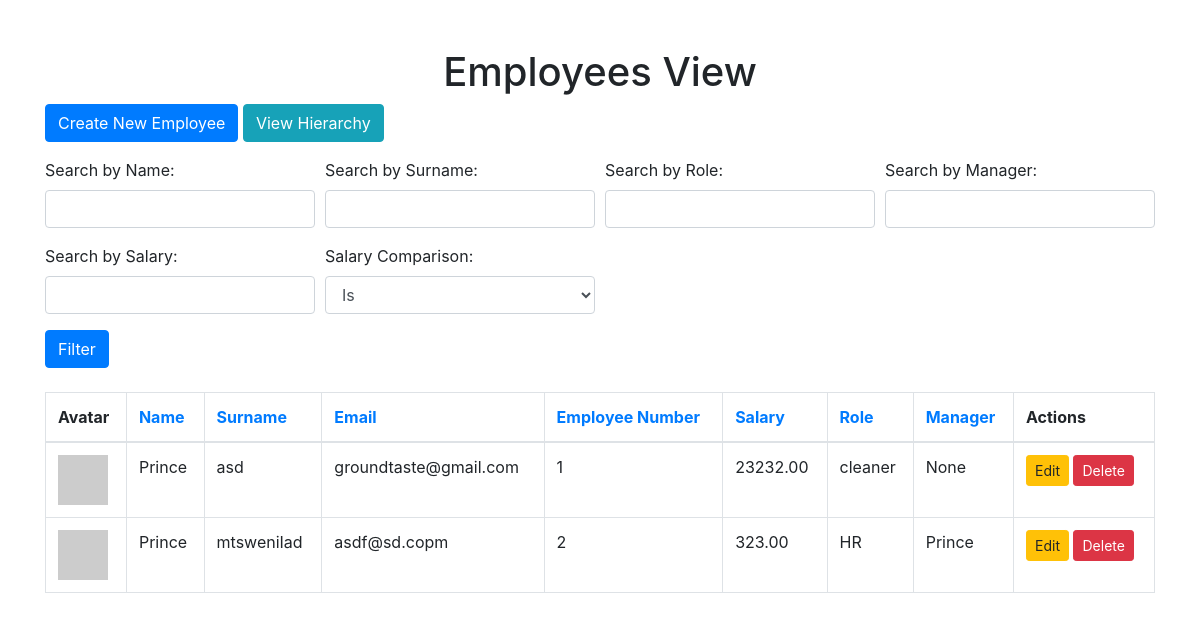
Before: /employees/ (signed in) with the older database file.
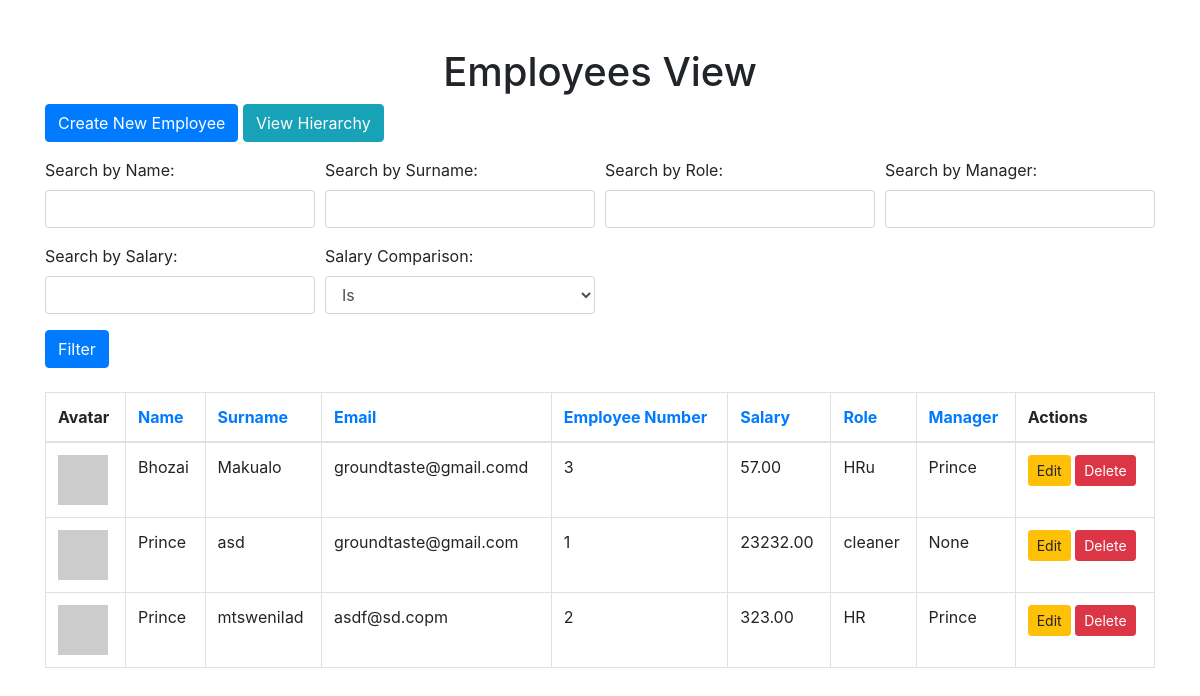
After: the same page with the newer database file.
### employees/models.py (models this page shows, shortened)
class Employee(models.Model):
    name = models.CharField(max_length=100)
    surname = models.CharField(max_length=100)
    email = models.EmailField(unique=True)
    birth_date = models.DateField()
    employee_number = models.IntegerField(unique=True)
    salary = models.DecimalField(max_digits=10, decimal_places=2)
    role = models.CharField(max_length=100)
    manager = models.ForeignKey('self', on_delete=models.SET_NULL, null=True, blank=True, related_name='subordinates')
    def get_gravatar_url(self):
        email = self.email.strip().lower()
        gravatar_hash = hashlib.sha256(email.encode('utf-8')).hexdigest()
        return f"https://www.gravatar.com/avatar/{gravatar_hash}"
    class Meta:
        ordering = ['surname', 'name']

### employees/views.py (the view, shortened to what this page needs)
# urls.py: path('', views.employee_list, name='employee_list'),
@login_required
def employee_list(request):
    employees = Employee.objects.all()
    sort_by = request.GET.get('sort_by', 'surname')
    employees = employees.order_by(sort_by)
    search_name = request.GET.get('search_name', '')
    search_surname = request.GET.get('search_surname', '')
    search_employee_number = request.GET.get('search_employee_number', '')
    search_salary = request.GET.get('search_salary', '')
    salary_filter = request.GET.get('salary_filter', '')
    search_role = request.GET.get('search_role', '')
    search_manager = request.GET.get('search_manager', '')
    if search_name:
        employees = employees.filter(name__icontains=search_name)
    if search_surname:
        employees = employees.filter(surname__icontains=search_surname)
    if search_employee_number:
        employees = employees.filter(employee_number__icontains=search_employee_number)
    if search_role:
        employees = employees.filter(role__icontains=search_role)
    if search_manager:
        employees = employees.filter(manager__name__icontains=search_manager)
    return render(request, 'employees/employee_list.html', {
        'employees': employees,
        'search_name': search_name,
        'search_surname': search_surname,
        'search_employee_number': search_employee_number,
        'search_salary': search_salary,
        'salary_filter': salary_filter,
        'search_role': search_role,
        'search_manager': search_manager,
        'sort_by': sort_by,
    })

### employees/templates/employees/employee_list.html (shortened to what this page needs)
<!DOCTYPE html>
<html lang="en">
<head>
    <link rel="stylesheet" href="https://maxcdn.bootstrapcdn.com/bootstrap/4.5.2/css/bootstrap.min.css">
</head>
<body>
<div class="container mt-5">
    <h1 class="text-center">Employees View</h1>
    <a href="{% url 'create_employee' %}" class="btn btn-primary mb-3">Create New Employee</a>
    <a href="{% url 'employee_hierarchy' %}" class="btn btn-info mb-3">View Hierarchy</a>
    <form method="get" class="mb-4">
        <div class="form-row">
            <div class="form-group col-md-3">
                <label for="search_name">Search by Name:</label>
                <input type="text" class="form-control" name="search_name" value="{{ search_name }}">
            </div>
            <div class="form-group col-md-3">
                <label for="search_surname">Search by Surname:</label>
                <input type="text" class="form-control" name="search_surname" value="{{ search_surname }}">
            </div>
            <div class="form-group col-md-3">
                <label for="search_role">Search by Role:</label>
                <input type="text" class="form-control" name="search_role" value="{{ search_role }}">
            </div>
            <div class="form-group col-md-3">
                <label for="search_manager">Search by Manager:</label>
                <input type="text" class="form-control" name="search_manager" value="{{ search_manager }}">
            </div>
        </div>
        <div class="form-row">
            <div class="form-group col-md-3">
                <label for="search_salary">Search by Salary:</label>
                <input type="number" class="form-control" name="search_salary" value="{{ search_salary }}">
            </div>
            <div class="form-group col-md-3">
                <label for="salary_filter">Salary Comparison:</label>
                <select class="form-control" name="salary_filter">
                    <option value="" {% if not salary_filter %}selected{% endif %}>Is</option>
                </select>
            </div>
        </div>
        <button type="submit" class="btn btn-primary">Filter</button>
    </form>
    <table class="table table-bordered">
        <thead>
            <tr>
                <th>Avatar</th>
                <th><a href="?sort_by=name">Name</a></th>
                <th><a href="?sort_by=surname">Surname</a></th>
                <th><a href="?sort_by=email">Email</a></th>
                <th><a href="?sort_by=employee_number">Employee Number</a></th>
                <th><a href="?sort_by=salary">Salary</a></th>
                <th><a href="?sort_by=role">Role</a></th>
                <th><a href="?sort_by=manager">Manager</a></th>
                <th>Actions</th>
            </tr>
        </thead>
        <tbody>
            {% for employee in employees %}
            <tr>
                <td><img src="{{ employee.get_gravatar_url }}" alt="Gravatar" class="img-fluid" width="50" height="50"></td>
                <td>{{ employee.name }}</td>
                <td>{{ employee.surname }}</td>
                <td>{{ employee.email }}</td>
                <td>{{ employee.employee_number }}</td>
                <td>{{ employee.salary }}</td>
                <td>{{ employee.role }}</td>
                <td>{% if employee.manager %}{{ employee.manager.name }}{% else %}None{% endif %}</td>
                <td>
                    <a href="{% url 'edit_employee' employee.pk %}" class="btn btn-warning btn-sm">Edit</a>
                    <a href="{% url 'delete_employee' employee.pk %}" class="btn btn-danger btn-sm">Delete</a>
                </td>
            </tr>
            {% endfor %}
        </tbody>
    </table>
</div>
</body>
</html>

Changed rows visible on the page:
added Employee: name "Bhozai", surname "Makualo", email "groundtaste@gmail.comd", employee_number "3", salary "57.00", role "HRu", manager.name "Prince"
